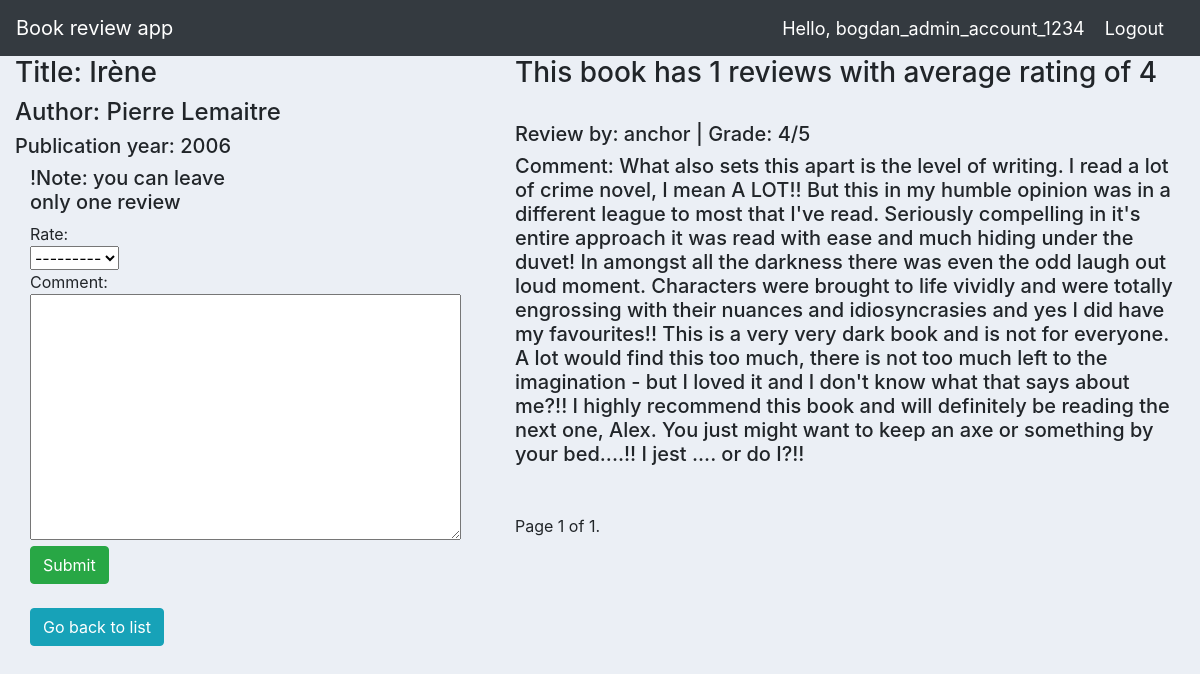
The app's page /book_detail/9/ (signed in) with its own data.
### reviews/models.py (models this page shows, shortened)
class Book(models.Model):
    name = models.CharField(max_length=200)
    image= models.ImageField(default='default.jpg', upload_to='profile_pics',null=True,blank=True)
    author = models.CharField(max_length=200)
    resume = models.TextField(null=True,blank=True)
    publication_year = models.DateTimeField()
    def average_rating(self):
        return self.review_set.aggregate(Avg('rating'))['rating__avg']

class Review(models.Model):
    RATING_CHOICES = (
        (1, '1'),
        (2, '2'),
        (3, '3'),
        (4, '4'),
        (5, '5'),
    )
    user = models.ForeignKey(User,on_delete=models.CASCADE)
    book = models.ForeignKey(Book,on_delete=models.CASCADE)
    pub_date = models.DateTimeField(auto_now_add=True)
    comment = models.TextField(null=True,blank=True)
    rating = models.IntegerField(choices=RATING_CHOICES)

### reviews/views.py (the view, shortened to what this page needs)
# urls.py: path('book_detail/<str:pk>/', BookDetail, name='book_detail'),
@login_required(login_url='login')
def BookDetail(request,pk):
    book = Book.objects.get(pk=pk)
    reviews=Review.objects.filter(book=book)
    count = len(reviews)
    paginator = Paginator(reviews, 7)
    page_number = request.GET.get('page')
    page_obj = paginator.get_page(page_number)
    form = ReviewForm()
    user_review = Review.objects.filter(book=book, user=request.user)
    context={
        'book':page_obj,
        'form':form,
        'books':book,
        'count':count
    }
    return render(request,'reviews/book_detail.html',context)

### reviews/forms.py
class ReviewForm(ModelForm):
    class Meta:
        model = Review
        fields =  ['rating', 'comment']

### reviews/templates/reviews/book_detail.html (shortened to what this page needs)
{% extends 'reviews/main.html' %}
{% load static %}
{% block content %}
<div class="row">
	<div class="col-md-5">
        <h3>Title: {{books.name}}</h1>
        <h4>Author: {{books.author}}</h1>
        <h5>Publication year: {{books.publication_year|date:"Y"}}</h5>
<div class="col-lg-6 col-md-6 mb-6">
    <form method="post" action="">
        <h5>!Note: you can leave only one review</h5>
        Rate:
        <br>
        {{ form.rating }}
        <br>
        Comment:
        <br>
        {{ form.comment }}
    <input type="submit" class="btn btn-success" name="Add Review">
    </form>
    <br>
<a class="btn btn-info" href="{% url 'book_list' %}">Go back to list</a>
</div>
</div>
    <div class="col-md-7">
        <h3>This book has {{ count }} reviews with average rating of {% if count == 0 %} 0 {% else %} {{books.average_rating | floatformat }} {% endif %}</h3>
        <br>
        {% for review in book reversed %}
        <div class="text-wrap">
            <table class="table table-sm">
            <tr>
            <h5>Review by: {{ review.user }} | Grade: {{ review.rating }}/5
                 </h5>
            </tr>
           <h5>Comment: {{ review.comment }} </h5>
        </table>
        </div>
        <br>
        {% endfor %}
        <div class="pagination">
            <span class="step-links">
                <span class="current">
                    Page {{ book.number }} of {{ book.paginator.num_pages }}.
                </span>
            </span>
        </div>
        </div>
    </div>
{% endblock %}

### reviews/templates/reviews/navbar.html (shortened to what this page needs)
{% load static %}
<nav class="navbar navbar-expand-lg navbar-dark bg-dark">
    <a class="navbar-brand" href="#"> Book review app</a>
    <span class="hello-msg">Hello, {{request.user}}</span>
    <span ><a class="hello-msg" href="{% url 'logout' %}">Logout</a></span>
  </nav>

### static/css/main.css (style rules this page uses)
body { background-color: #ebeff5; }

### reviews/templates/reviews/navbar.html (style rules this page uses)
.hello-msg { font-size: 18px; color: #fff; margin-right: 20px; }

### records on screen
Book: name "Irène", author "Pierre Lemaitre", publication_year "2006", average_rating "4"
Review: user "anchor", rating "4", comment "What also sets this apart is the level of writing. I read a lot of crime novel, I mean A LOT!! But this in my humble opinion was in a different league to most that I've read. Seriously compelling in it's entire approach it was read with ease and much hiding under the duvet! In amongst all the darkness there was even the odd laugh out loud moment. Characters were brought to life vividly and were totally engrossing with their nuances and idiosyncrasies and yes I did have my favourites!! This is a very very dark book and is not for everyone. A lot would find this too much, there is not too much left to the imagination - but I loved it and I don't know what that says about me?!! I highly…"

### other values on screen
{{ request.user }} "bogdan_admin_account_1234"
{{ count }} "1"
{{ book.number }} "1"
{{ book.paginator.num_pages }} "1"
